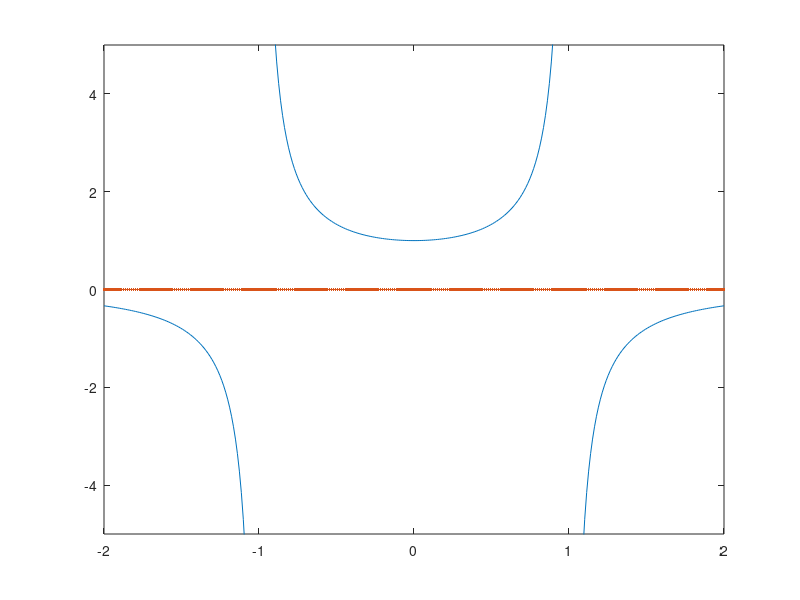

MATLAB code for this plot:
% graph of f(x)=1/(1-x^2) without vertical asymptotes
x3=linspace(-2,2,317);
f3=1./(1-x3.^2);
plot(x3,f3)
axis([-2,2,-5,5])
xaxis=zeros(1,317);
hold on
plot(x3,xaxis,'.')